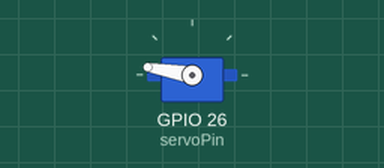
Simulated run of this sketch. Board: ESP32. Shown: servo.

Above: at 0.05 s.
At 1.5 s:
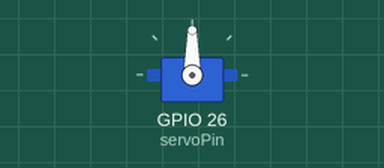
At 3.0 s:
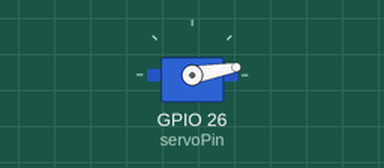
Timing chart, 0 to 6.9 s (numbered marks = the images above):
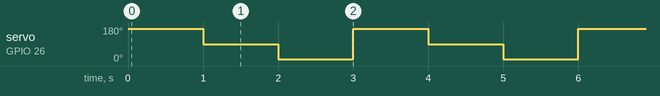

Measured:
- by itself, servo on GPIO 26 (servoPin): repeats every 3.0 s: 10° 1.0 s, 170° 1.0 s, 90° 1.0 s

The sketch:

ServoTestESP32.ino
```cpp
#include <Arduino.h>
#include <ESP32Servo.h>

int minUs = 500;
int maxUs = 2400;
ESP32PWM pwm;
Servo servo;
int servoPin = 26;

void setup() {
  ESP32PWM::allocateTimer(0);         //servo timers
  ESP32PWM::allocateTimer(1);
  ESP32PWM::allocateTimer(2);
  ESP32PWM::allocateTimer(3);
  Serial.begin(115200);
  servo.attach(servoPin, minUs, maxUs);
  servo.write(90);
  servo.detach();
  // put your setup code here, to run once:
}

void loop() {
  servo.attach(servoPin, minUs, maxUs);
  servo.write(170);
  delay(1000);
  servo.write(90);
  delay(1000);
  servo.write(10);
  delay(1000);
  // put your main code here, to run repeatedly:
}
```
